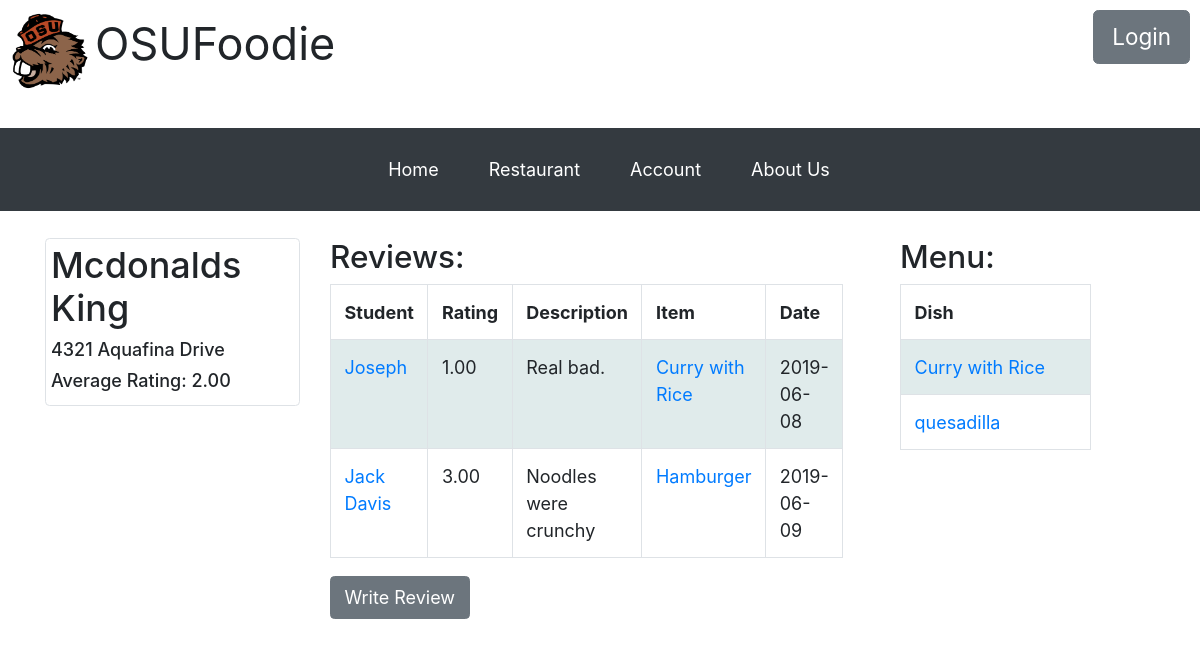
/singleRestaurant.php?rid=120000, run on the app's committed database.
### tables this page shows
CREATE TABLE `Restaurant` (
  `restaurant_ID` int(6) NOT NULL,
  `restaurant_name` char(20) NOT NULL,
  `address` char(40) NOT NULL,
  `owner_id` int(6) NOT NULL,
  `avg_review` decimal(3,2) DEFAULT NULL
);

CREATE TABLE `Review` (
  `Review_ID` int(6) NOT NULL,
  `rating` decimal(3,2) NOT NULL,
  `description` char(100) NOT NULL,
  `sID` int(6) NOT NULL,
  `item_ID` int(6) DEFAULT NULL,
  `restaurant_ID` int(6) NOT NULL,
  `date_added` date NOT NULL DEFAULT current_timestamp()
);

CREATE TABLE `Student` (
  `sID` int(6) NOT NULL,
  `sname` char(20) NOT NULL,
  `Account_ID` int(6) NOT NULL
);

CREATE TABLE `Item` (
  `item_ID` int(6) NOT NULL,
  `item_name` char(20) NOT NULL,
  `restaurant_ID` int(6) NOT NULL
);

### review.php (the view, shortened to what this page needs)
<?php
	$query = "SELECT Student.Account_ID, sname AS 'Student', rating AS 'Rating', description AS 'Description', item_name AS 'Item', Item.item_ID, date_added AS 'Date' FROM Review INNER JOIN Item on Review.item_ID = Item.item_ID NATURAL JOIN Student WHERE Review.restaurant_ID = $rid";
	$result = mysqli_query($conn, $query);
	$fields_num = mysqli_num_fields($result);
	echo "<table table class='table table-bordered table-hover table-condensed' id='t01' border='1'><tr>";
	for($i=0; $i<$fields_num; $i++) {
		$field = mysqli_fetch_field($result);
      if($field->name != "Account_ID" && $field->name != "item_ID"){
         echo "<td><b>$field->name</b></td>";
      }
	}
	echo "</tr>\n";
	while($row = mysqli_fetch_row($result)) {
		echo "<tr>";
			echo "<td>$cell<a href='account.php?aid=$row[0]&uid=$uid_in&uname=$uname_in'>$row[1]</a></td>";
         echo "<td>$cell<a>$row[2]</a></td>";
         echo "<td>$cell<a>$row[3]</a></td>";
         echo "<td>$cell<a href='item.php?itemid=$row[5]&aid=$row[0]&uid=$uid_in&uname=$uname_in'>$row[4]</a></td>";
         echo "<td>$cell<a>$row[6]</a></td>";
		echo "</tr>\n";
	}
	echo "</table>";
?>

### singleRestaurant.php (shortened to what this page needs)
<?php
   include "header.php"
?>
	<div class="container">
   <div class="row">
		<?php
          $conn = mysqli_connect(DB_HOST, DB_USER, DB_PASSWORD, DB_NAME);
         $rid = $_GET["rid"];
         $query = "SELECT Restaurant.restaurant_ID, Restaurant.restaurant_name AS Name, Restaurant.address AS Address, avg_review as Average FROM Restaurant WHERE Restaurant.restaurant_ID = $rid";
 			$result = mysqli_query($conn, $query);
         while($row = mysqli_fetch_array($result)){
            $rname = $row[1];
            $raddr = $row[2];
            $review = $row[3];
         }
         echo "<div class='col-md-3'>";
         echo "<br>";
         echo "<div class='border rounded' style='padding:5px'>";
         echo "<h2>$rname</h2>";
         echo "<h6>$raddr</h6>";
         echo "<h6>Average Rating: $review</h6>";
         echo "</div>";
         echo "</div>";
         echo "<div class='col-md-6'>";
         echo "<br>";
         echo "<h3>Reviews:</h3>";
         include "review.php";
         echo "<button class='btn btn-secondary'><a style='color:white;' href='addReview.php?rid=$rid&uid=$uid_in&uname=$uname_in'>Write Review<a></button>";
         echo "</div>";
         echo "<div class='col-md-3'>";
         echo "<br>";
         echo "<h3>Menu:</h3>";
         include "menu.php";
          ?>
   </body>
</html>

### menu.php (shortened to what this page needs)
<?php
    $conn = mysqli_connect(DB_HOST, DB_USER, DB_PASSWORD, DB_NAME);
    $restaurant = $_GET["rid"];
    $query = "SELECT item_ID, item_name AS 'Dish'  FROM Item NATURAL JOIN Restaurant
            where restaurant_ID = '$restaurant' ";
	$result = mysqli_query($conn, $query);
	$fields_num = mysqli_num_fields($result);
	echo "<table table table class='table table-bordered table-hover table-condensed' id='t01' border='1' style='width:75%'><tr>";
	for($i=0; $i<$fields_num; $i++) {
		$field = mysqli_fetch_field($result);
      if($field->name != "item_ID"){
         echo "<td><b>$field->name</b></td>";
      }
	}
    echo "</tr>\n";
    while($row = mysqli_fetch_array($result)) {
                echo "<td>$cell<a href='item.php?itemid=".$row[0]."&uid=$uid_in&uname=$uname_in'>".$row[1]."</a></td>";
    }
        echo "</table>";
    ?>
</body>
</html>

### index.css (style rules this page uses)
html { background-color: light gray; font-family: Helvetica; font-size: 18px; }
table, th, td { border: 1px solid black; border-collapse: collapse; }
th, td { padding: 5px; }
table { width: 100%; }
th, td { padding: 5px; text-align: left; }
table#t01 { width:400px; }
table#t01 tr:nth-child(even) { background-color: #e0ebeb; }
table#t01 tr:nth-child(odd) { background-color: #fff; }

### data on the page
restaurant: restaurant_name "Mcdonalds King", address "4321 Aquafina Drive", avg_review "2.00"
review: sID.sname "Joseph", rating "1.00", description "Real bad.", item_ID.item_name "Curry with Rice", date_added "2019-06-08"
review: sID.sname "Jack Davis", rating "3.00", description "Noodles were crunchy", item_ID.item_name "Hamburger", date_added "2019-06-09"
item: item_name "Curry with Rice"
item: item_name "quesadilla"

### other printed values
$page "Home"
$page "Restaurant"
$page "Account"
$page "About Us"
$field->name "Student"
$field->name "Rating"
$field->name "Description"
$field->name "Item"
$field->name "Date"
$field->name "Dish"
